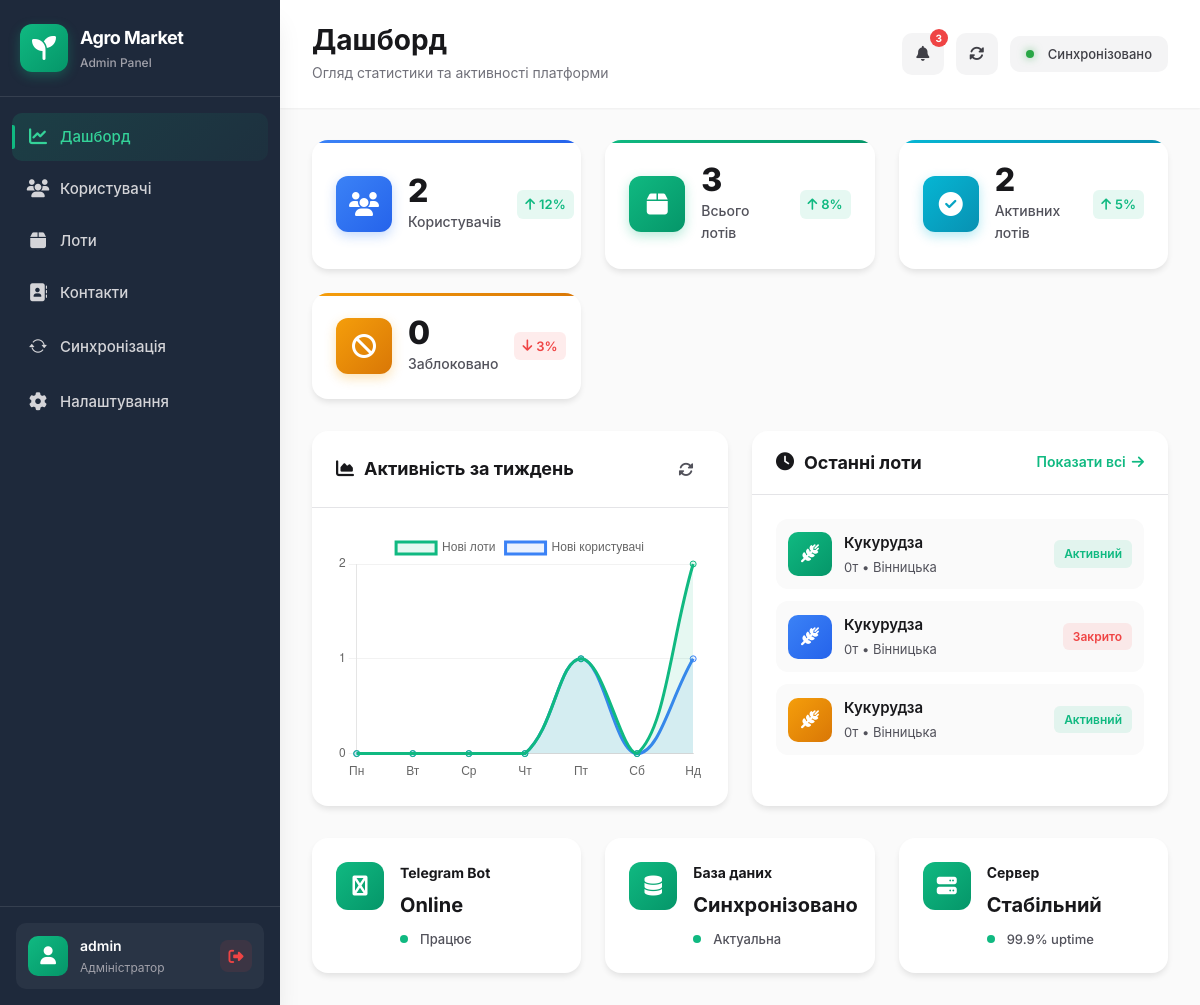
The page /dashboard (signed in) on the database its author committed.
### tables this page shows
CREATE TABLE lots (
                                                id INTEGER PRIMARY KEY AUTOINCREMENT,
                                                owner_user_id INTEGER NOT NULL,
                                                type TEXT NOT NULL,
                                                crop TEXT NOT NULL,
                                                volume_tons REAL NOT NULL DEFAULT 0,
                                                volume REAL,
                                                region TEXT NOT NULL,
                                                location TEXT,
                                                price REAL,
                                                comment TEXT,
                                                quality_json TEXT NOT NULL DEFAULT '{}',
                                                views_count INTEGER NOT NULL DEFAULT 0,
                                                status TEXT NOT NULL DEFAULT 'active',
                                                created_at TEXT DEFAULT CURRENT_TIMESTAMP,
                                                updated_at TEXT
            );

### src/web_panel/app.py (the view)
    @app.get("/dashboard")
    @login_required
    def dashboard():
        conn = get_conn()
        stats = {
            "users": 0,
            "lots": 0,
            "active_lots": 0,
            "banned": 0,
        }
        if _has_table(conn, "users"):
            try:
                stats["users"] = conn.execute("SELECT COUNT(*) AS c FROM users").fetchone()["c"]
                if _has_col(conn, "users", "is_banned"):
                    stats["banned"] = conn.execute("SELECT COUNT(*) AS c FROM users WHERE is_banned=1").fetchone()["c"]
            except Exception:
                pass
        if _has_table(conn, "lots"):
            try:
                stats["lots"] = conn.execute("SELECT COUNT(*) AS c FROM lots").fetchone()["c"]
                cols = _table_cols(conn, "lots")
                if "status" in cols:
                    stats["active_lots"] = conn.execute(
                        "SELECT COUNT(*) AS c FROM lots WHERE status IN ('active', 'open', 'published')"
                    ).fetchone()["c"]
                elif "is_active" in cols:
                    stats["active_lots"] = conn.execute("SELECT COUNT(*) AS c FROM lots WHERE is_active=1").fetchone()["c"]
                elif "is_closed" in cols:
                    stats["active_lots"] = conn.execute("SELECT COUNT(*) AS c FROM lots WHERE is_closed=0").fetchone()["c"]
            except Exception:
                pass
        weekly_data = {
            "labels": [],
            "new_users": [],
            "new_lots": []
        }
        if _has_table(conn, "users") and _has_col(conn, "users", "created_at"):
            try:
                for i in range(6, -1, -1):
                    day_offset = i
                    day_data = conn.execute(
                        """SELECT COUNT(*) as c FROM users
                           WHERE date(created_at) = date('now', '-' || ? || ' days')""",
                        (day_offset,)
                    ).fetchone()
                    weekly_data["new_users"].append(day_data["c"] if day_data else 0)
            except Exception as e:
                weekly_data["new_users"] = [0] * 7
        if _has_table(conn, "lots") and _has_col(conn, "lots", "created_at"):
            try:
                for i in range(6, -1, -1):
                    day_offset = i
                    day_data = conn.execute(
                        """SELECT COUNT(*) as c FROM lots
                           WHERE date(created_at) = date('now', '-' || ? || ' days')""",
                        (day_offset,)
                    ).fetchone()
                    weekly_data["new_lots"].append(day_data["c"] if day_data else 0)
            except Exception as e:
                weekly_data["new_lots"] = [0] * 7
        import datetime
        for i in range(6, -1, -1):
            date = datetime.datetime.now() - datetime.timedelta(days=i)
            day_name = ['Пн', 'Вт', 'Ср', 'Чт', 'Пт', 'Сб', 'Нд'][date.weekday()]
            weekly_data["labels"].append(day_name)
        recent_lots = []
        if _has_table(conn, "lots"):
            try:
                recent_lots = conn.execute(
                    "SELECT * FROM lots ORDER BY id DESC LIMIT 4"
                ).fetchall()
            except Exception:
                pass
        conn.close()
        return render_template("dashboard.html", stats=stats, weekly_data=weekly_data, recent_lots=recent_lots)

### src/web_panel/app.py (called while the page is built)
def _has_table(conn, table: str) -> bool:
    row = conn.execute(
        "SELECT name FROM sqlite_master WHERE type='table' AND name=?",
        (table,)
    ).fetchone()
    return bool(row)

def _table_cols(conn, table: str) -> list:
    try:
        return [row["name"] for row in conn.execute(f"PRAGMA table_info({table})").fetchall()]
    except Exception:
        return []

def _has_col(conn, table: str, col: str) -> bool:
    return col in _table_cols(conn, table)

### src/web_panel/db.py (called while the page is built)
def get_conn() -> sqlite3.Connection:
    DB_PATH.parent.mkdir(parents=True, exist_ok=True)
    conn = sqlite3.connect(str(DB_PATH))
    conn.row_factory = sqlite3.Row
    return conn

### src/web_panel/templates/dashboard.html (shortened to what this page needs)
{% extends "base.html" %}
{% block page_title %}Дашборд{% endblock %}
{% block page_description %}Огляд статистики та активності платформи{% endblock %}
{% block content %}
<div class="dashboard-container">
  <div class="stats-grid">
    <div class="stat-card stat-primary">
      <div class="stat-icon">
        <i class="fas fa-users"></i>
      </div>
      <div class="stat-content">
        <div class="stat-value">{{ stats.users }}</div>
        <div class="stat-label">Користувачів</div>
      </div>
      <div class="stat-trend trend-up">
        <i class="fas fa-arrow-up"></i>
        <span>12%</span>
      </div>
    </div>
    <div class="stat-card stat-success">
      <div class="stat-icon">
        <i class="fas fa-box"></i>
      </div>
      <div class="stat-content">
        <div class="stat-value">{{ stats.lots }}</div>
        <div class="stat-label">Всього лотів</div>
      </div>
      <div class="stat-trend trend-up">
        <i class="fas fa-arrow-up"></i>
        <span>8%</span>
      </div>
    </div>
    <div class="stat-card stat-info">
      <div class="stat-icon">
        <i class="fas fa-check-circle"></i>
      </div>
      <div class="stat-content">
        <div class="stat-value">{{ stats.active_lots }}</div>
        <div class="stat-label">Активних лотів</div>
      </div>
      <div class="stat-trend trend-up">
        <i class="fas fa-arrow-up"></i>
        <span>5%</span>
      </div>
    </div>
    <div class="stat-card stat-warning">
      <div class="stat-icon">
        <i class="fas fa-ban"></i>
      </div>
      <div class="stat-content">
        <div class="stat-value">{{ stats.banned }}</div>
        <div class="stat-label">Заблоковано</div>
      </div>
      <div class="stat-trend trend-down">
        <i class="fas fa-arrow-down"></i>
        <span>3%</span>
      </div>
    </div>
  </div>
  <div class="dashboard-grid">
    <div class="dashboard-card">
      <div class="card-header">
        <h3 class="card-title">
          <i class="fas fa-chart-area"></i>
          Активність за тиждень
        </h3>
        <div class="card-actions">
          <button class="btn-icon" title="Оновити">
            <i class="fas fa-sync-alt"></i>
          </button>
        </div>
      </div>
      <div class="card-body">
        <canvas id="activityChart" height="250"></canvas>
      </div>
    </div>
    <div class="dashboard-card">
      <div class="card-header">
        <h3 class="card-title">
          <i class="fas fa-clock"></i>
          Останні лоти
        </h3>
        <a href="/lots" class="btn-text">
          Показати всі <i class="fas fa-arrow-right"></i>
        </a>
      </div>
      <div class="card-body">
        <div class="recent-items">
          {% if recent_lots %}
            {% for lot in recent_lots %}
            <div class="recent-item">
              <div class="item-icon item-icon-{{ 'success' if loop.index0 == 0 else 'info' if loop.index0 == 1 else 'warning' if loop.index0 == 2 else 'danger' }}">
                <i class="fas fa-wheat-awn"></i>
              </div>
              <div class="item-content">
                <div class="item-title">{{ lot['crop'] or 'Культура' }}</div>
                <div class="item-meta">{{ lot['volume'] or '0' }}т • {{ lot['region'] or 'Регіон' }}</div>
              </div>
              <div class="item-badge badge-{{ 'success' if lot['status'] == 'active' else 'warning' if lot['status'] == 'pending' else 'danger' }}">
                {{ 'Активний' if lot['status'] == 'active' else 'Очікує' if lot['status'] == 'pending' else 'Закрито' }}
              </div>
            </div>
            {% endfor %}
          {% endif %}
        </div>
      </div>
    </div>
  </div>
  <div class="info-grid">
    <div class="info-card">
      <div class="info-icon">
        <i class="fas fa-telegram"></i>
      </div>
      <div class="info-content">
        <div class="info-title">Telegram Bot</div>
        <div class="info-value">Online</div>
        <div class="info-status status-online">
          <span class="status-dot"></span>
          Працює
        </div>
      </div>
    </div>
    <div class="info-card">
      <div class="info-icon">
        <i class="fas fa-database"></i>
      </div>
      <div class="info-content">
        <div class="info-title">База даних</div>
        <div class="info-value">Синхронізовано</div>
        <div class="info-status status-online">
          <span class="status-dot"></span>
          Актуальна
        </div>
      </div>
    </div>
    <div class="info-card">
      <div class="info-icon">
        <i class="fas fa-server"></i>
      </div>
      <div class="info-content">
        <div class="info-title">Сервер</div>
        <div class="info-value">Стабільний</div>
        <div class="info-status status-online">
          <span class="status-dot"></span>
          99.9% uptime
        </div>
      </div>
    </div>
  </div>
</div>
<script>
// Activity Chart з реальними даними
const ctx = document.getElementById('activityChart');
if (ctx) {
  const weeklyData = {{ weekly_data | tojson | safe }};
  new Chart(ctx, {
    type: 'line',
    data: {
      labels: weeklyData.labels || ['Пн', 'Вт', 'Ср', 'Чт', 'Пт', 'Сб', 'Нд'],
      datasets: [{
        label: 'Нові лоти',
        data: weeklyData.new_lots || [0, 0, 0, 0, 0, 0, 0],
        borderColor: '#10b981',
        backgroundColor: 'rgba(16, 185, 129, 0.1)',
        tension: 0.4,
        fill: true
      }, {
        label: 'Нові користувачі',
        data: weeklyData.new_users || [0, 0, 0, 0, 0, 0, 0],
        borderColor: '#3b82f6',
        backgroundColor: 'rgba(59, 130, 246, 0.1)',
        tension: 0.4,
        fill: true
      }]
    },
    options: {
      responsive: true,
      maintainAspectRatio: false,
      plugins: {
        legend: {
          display: true,
          position: 'top',
        },
        tooltip: {
          mode: 'index',
          intersect: false,
        }
      },
      scales: {
        y: {
          beginAtZero: true,
          grid: {
            color: 'rgba(0, 0, 0, 0.05)'
          },
          ticks: {
            stepSize: 1,
            precision: 0
          }
        },
        x: {
          grid: {
            display: false
          }
        }
      }
    }
  });
}
</script>
{% endblock %}

### src/web_panel/templates/base.html (style rules this page uses)
.status-dot { width: 8px; height: 8px; border-radius: 50%; display: inline-block; margin-right: 6px; }

### rows shown on the page
lots: crop "Кукурудза", views_count "0", region "Вінницька", status "Активний"
lots: crop "Кукурудза", views_count "0", region "Вінницька", status "Закрито"
lots: crop "Кукурудза", views_count "0", region "Вінницька", status "Активний"

### other values the page prints
{{ current_user.id }} "admin"
{{ stats.users }} "2"
{{ stats.lots }} "3"
{{ stats.active_lots }} "2"
{{ stats.banned }} "0"
